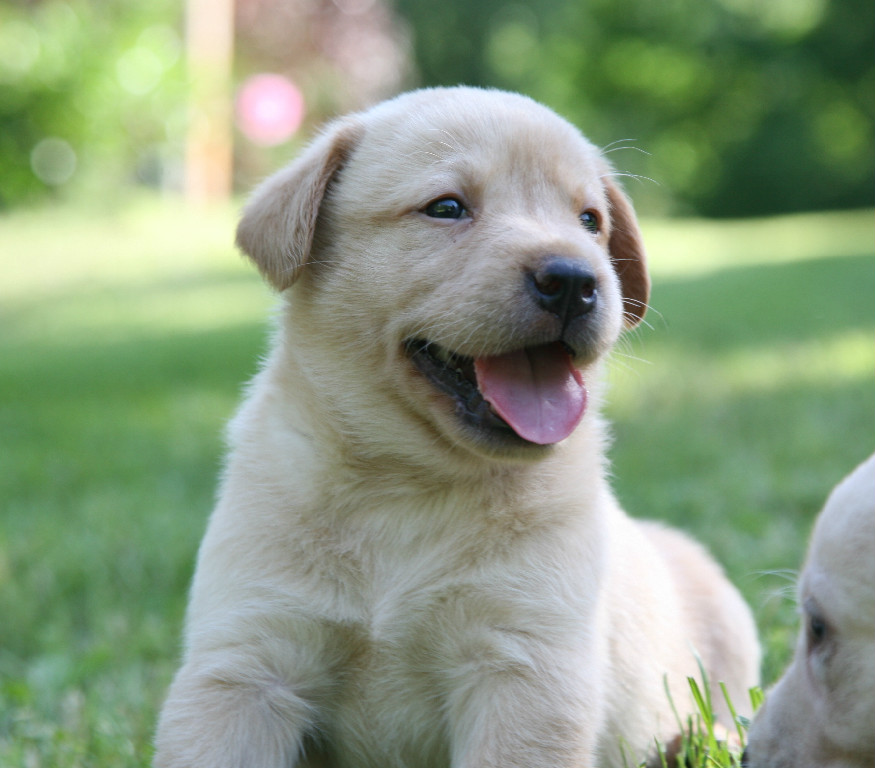
#> input picture dog1.jpg, 875 x 768 px, found by its file name
$ python cutimage.py
#> lines starting #> are read from the running program, lines starting #| are printed output that depends on the picture
#!/usr/bin/python3
#  loading  opencv module
import  cv2
#  to create blank image
img=cv2.imread('/home/do/Desktop/dog1.jpg',1)
#> img is the input picture: shape (768, 875, 3); mean B, G, R 129, 156.6, 139.6

newimg=img[0:400,0:500]
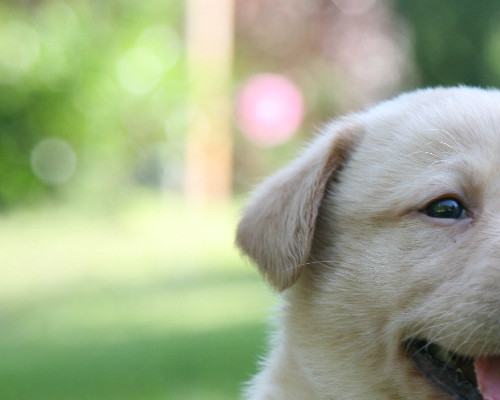
#> newimg: shape (400, 500, 3); mean B, G, R 139.7, 173.3, 161.6
#  print shape
# to draw  a line into the image
#        image , start,end, color, width

# display
cv2.imshow('myownimage',newimg)
cv2.waitKey(0)
#  to destroy one named window
#cv2.destroyWindows('myownimage')
cv2.destroyAllWindows()
